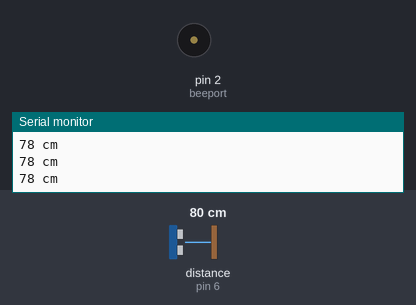
Simulated run of this sketch. Board: Arduino Uno, built with avr-gcc and run on an emulated ATmega328P. Parts: buzzer (waves = sounding, pin HIGH), the last lines printed to the serial monitor. Wiring (inferred from the names in the program): ultrasonic range finder: trigger pin 7; echo pin 6. The test bench sets the inputs (shaded band); at power-on: distance to the obstacle (sensor on pin 6) 80 cm. The echo pulse lasts 58.3 µs per cm; pins used as bus, display or sensor lines are not drawn.

Above: at 1.2 s.
1.3 s: distance to the obstacle (sensor on pin 6) set to 2 cm
At 2.6 s:
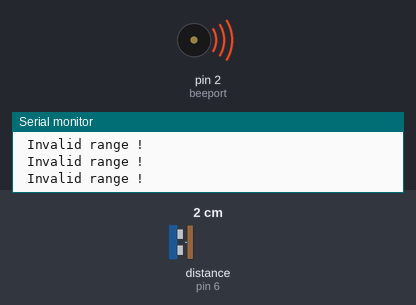
2.9 s: distance to the obstacle (sensor on pin 6) set to 19 cm
5.9 s: distance to the obstacle (sensor on pin 6) set to 23 cm
At 7.4 s:
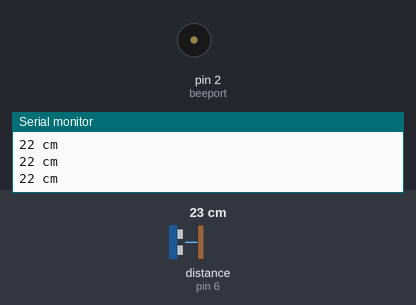
Timing chart, 0 to 61.4 s (numbered marks = the images above; inputs shaded):
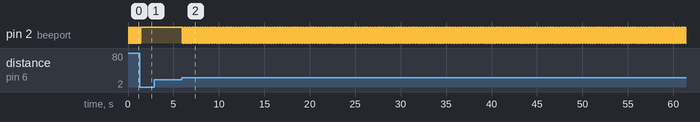

The sketch:

sketch_mar21a.ino
```cpp
const int trig = 7;
const int echo = 6;

const int beeport =2;
void setup ()
{
pinMode ( trig , OUTPUT ) ;
pinMode ( beeport , OUTPUT ) ;
pinMode ( echo , INPUT ) ;
digitalWrite ( trig , LOW) ;
digitalWrite ( beeport , LOW) ;

Serial . begin (9600) ;
}
void loop ()
{
// send an impulse to trigger the sensor start the measurement
digitalWrite( trig , HIGH ) ;
delayMicroseconds(15) ; // minimum impulse width required by HC -SR4 sensor
digitalWrite( trig , LOW) ;
long duration= pulseIn ( echo , HIGH ) ; // this function waits until the sensor
//outputs the result
// the result is encoded as the pulse width in microseconds
// ’duration ’ is the time it takes sound from the transmitter back to the
//receiver after it bounces off an obstacle
const long vsound = 340; // [m/s]
long dist=( duration / 2L ) * vsound / 10000L ; // 10000 is just the scaling
//factor to get the result in [cm]

// REMEMBER : when doing operations with ’long ’ variables , always put ’L’ after
//constants otherwise you will have bugs !
if ( dist > 500L || dist < 2L )
{
Serial.println (" Invalid range !") ;
}
else
{
Serial.print ( dist ) ;
Serial.println (" cm") ;
}

if( dist <= 20L)
{
  //if distance is less than 20 it beeps continuously
digitalWrite(beeport,HIGH);

}
else if( dist<=100L){
  //delay the beep by distance ms
  // delay decreases as distance desreases
  // causing the beep to go more often.
 delay((int)dist);
digitalWrite(beeport,HIGH);
delay((int)dist);
digitalWrite(beeport,LOW);
}
else{
  // if distance is more than 100
  //the beep stops.
  digitalWrite(beeport,LOW);
}


}
```

Measured:
- the behaviour switches between 21 and 22 cm on distance to the obstacle (sensor on pin 6) (found by bisection; images 1 and 2)
- after the input at 1.3 s, pin 2 (beeport): goes on until 1.4 s, then stays HIGH
- after the input at 5.9 s, pin 2 (beeport): alternates HIGH for 0.02 s and LOW for 0.02 s, starting after 0.05 s
- by itself, pin 2 (beeport): alternates HIGH for 0.08 s and LOW for 0.08 s
